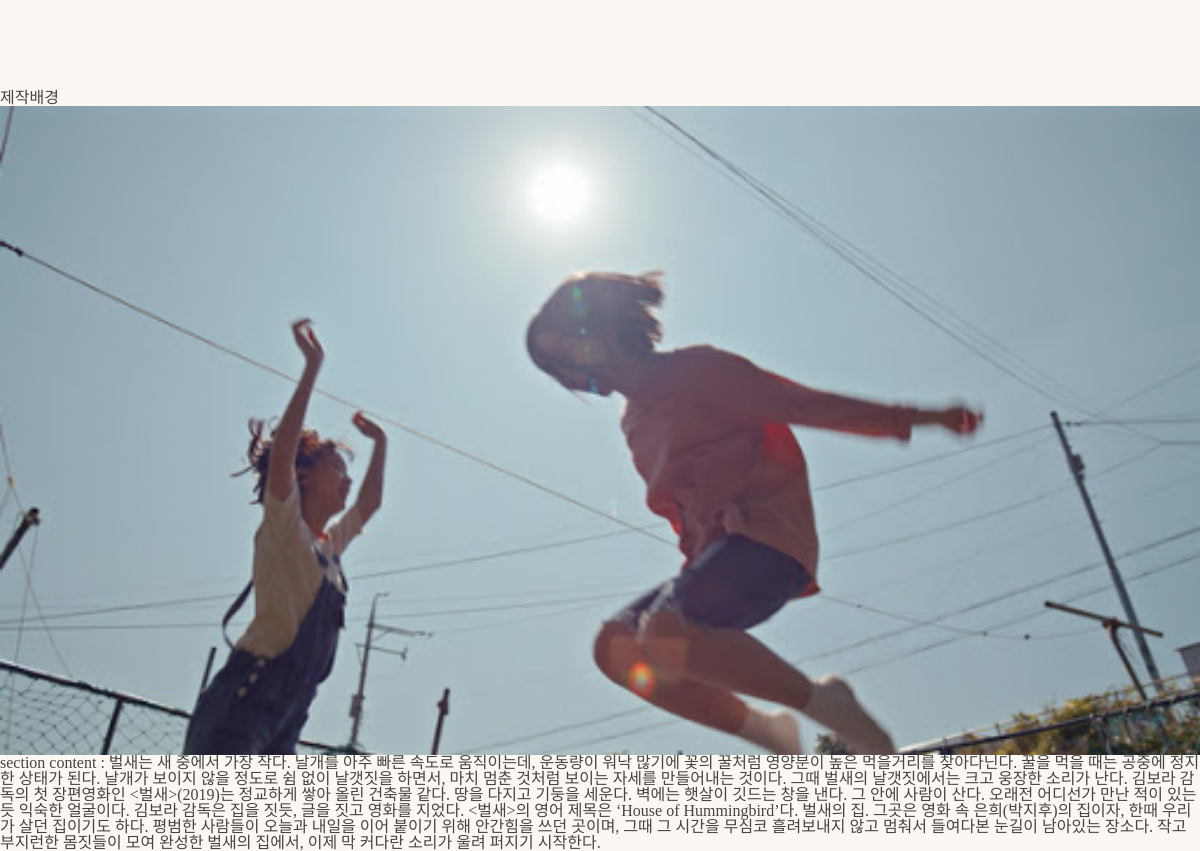
The app's page /section_detail/2 with its own data.
### main/models.py (models this page shows, shortened)
class Section(models.Model):
    mid = models.ForeignKey(Movie, on_delete=models.CASCADE, null=True)
    title = models.CharField(max_length=100, blank=False)
    thumbnail = models.ImageField(null=True, blank=True)
    content = models.TextField(default="")

### main/views.py (the view)
# urls.py: path('section_detail/<int:section_id>', views.section_detail, name='section_detail'),
def section_detail(request, section_id):
    section = get_object_or_404(Section, pk=section_id)
    return render(request, "section_detail.html", {"section" : section})

### main/templates/section_detail.html
{% extends 'base.html' %}
{% load static %}
{% block content %}
<h2>
    {{section.title}}
</h2>
<img src="{{section.thumbnail.url}}" alt="{{section.title}}">
<div>section content :
    <strong>{{section.content | safe}}</strong>
</div>
{% endblock %}

### main/static/css/base.css (style rules this page uses)
* { box-sizing: border-box; text-decoration: none; }
html { height: 100%; }
body { width: 100%; min-width: 960px; height: fit-content; min-height: 100vh; padding: 90px 0px 0px 0px; background-color: #fbf8f3; color: #474344; display: flex; flex-direction: column; font-family: "NanumSquare"; }

### records on screen
Section: title "제작배경", thumbnail (picture), content "벌새는 새 중에서 가장 작다. 날개를 아주 빠른 속도로 움직이는데, 운동량이 워낙 많기에 꽃의 꿀처럼 영양분이 높은 먹을거리를 찾아다닌다. 꿀을 먹을 때는 공중에 정지한 상태가 된다. 날개가 보이지 않을 정도로 쉼 없이 날갯짓을 하면서, 마치 멈춘 것처럼 보이는 자세를 만들어내는 것이다. 그때 벌새의 날갯짓에서는 크고 웅장한 소리가 난다. 김보라 감독의 첫 장편영화인 <벌새>(2019)는 정교하게 쌓아 올린 건축물 같다. 땅을 다지고 기둥을 세운다. 벽에는 햇살이 깃드는 창을 낸다. 그 안에 사람이 산다. 오래전 어디선가 만난 적이 있는 듯 익숙한 얼굴이다. 김보라 감독은 집을 짓듯, 글을 짓고 영화를 지었다. <벌새>의 영어 제목은 ‘House of Hummingbird’다. 벌새의 집. 그곳은 영화 속 은희(박지후)의 집이자, 한때 우리가 살던 집이기도 하다. 평범한 사람들이 오늘과 내일을 이어 붙이기 위해 안간힘을 쓰던 곳이며, 그때 그 시간을 무심코 흘려보내지 않고 멈춰서 들여다본 눈길이 남아있는 장소다. 작고 부지런한 몸짓들이 모여 완성한 벌새의 집에서, 이제 막 커다란 소리가 울려 퍼지기 시작한다."
